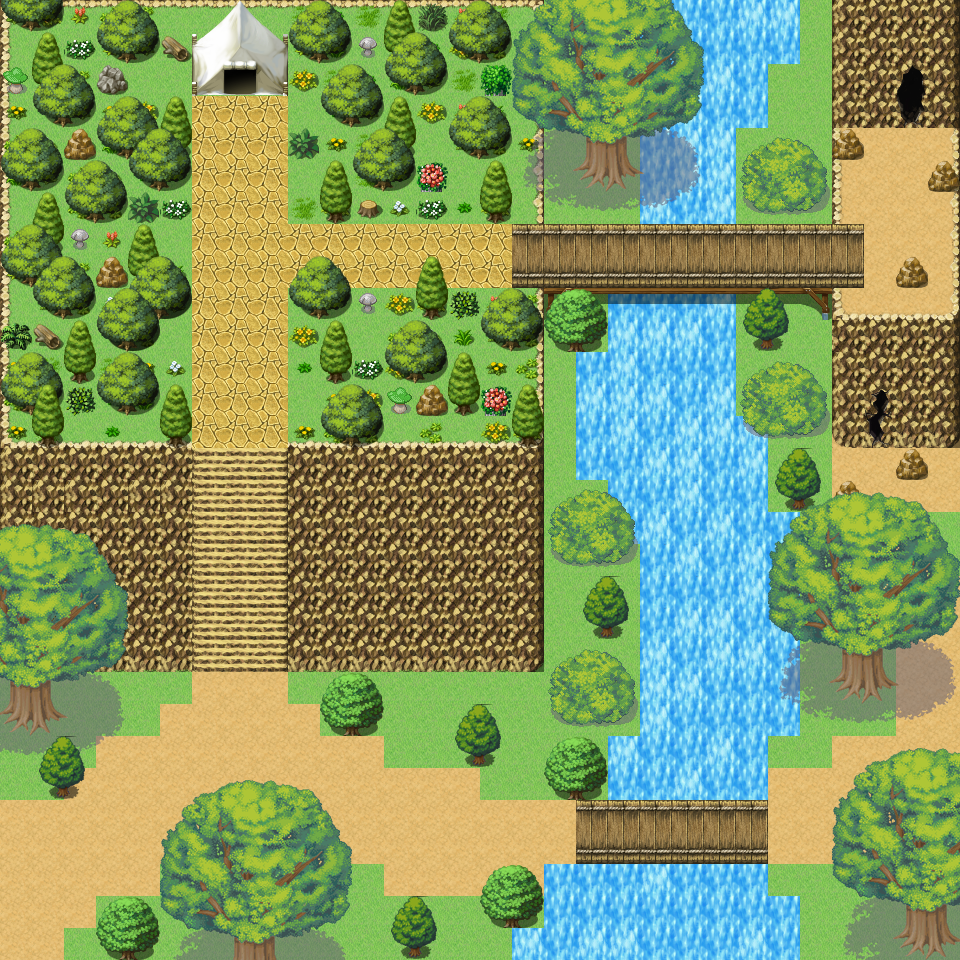

This is a level from a 2D game, rendered from its Tiled map with the project's own tilesets. A one-line summary and the map file follow, with tile-layer data summarised:
An orthogonal 30x30 tile map with 32x32 px tiles, 7 tile layers (Grass - Bottom Layer, Water, Terrain, Objects, ...), 6 tilesets.

<map version="1.0" orientation="orthogonal" renderorder="right-down" width="30" height="30" tilewidth="32" tileheight="32" nextobjectid="5">
 <tileset firstgid="1" name="Outdoor" tilewidth="32" tileheight="32" tilecount="240" columns="16">
  <image source="Tiles/VX/Outside_A4.png" width="512" height="480" />
 </tileset>
 <tileset firstgid="241" name="Outside_A5" tilewidth="32" tileheight="32" tilecount="128" columns="8">
  <image source="Tiles/VX/Outside_A5.png" width="256" height="512" />
 </tileset>
 <tileset firstgid="369" name="Outside_B" tilewidth="32" tileheight="32" tilecount="256" columns="16">
  <image source="Tiles/VX/Outside_B.png" width="512" height="512" />
 </tileset>
 <tileset firstgid="625" name="treecomp" tilewidth="32" tileheight="32" tilecount="256" columns="16">
  <image source="Tiles/[XP &amp; VX ACE] Tiles/treecomp.png" width="512" height="512" />
 </tileset>
 <tileset firstgid="881" name="tilee (1)" tilewidth="32" tileheight="32" tilecount="256" columns="16">
  <image source="Tiles/[XP &amp; VX ACE] Tiles/tilee (1).png" width="512" height="512" />
 </tileset>
 <tileset firstgid="1137" name="treevxassortment2_zps4758490e" tilewidth="32" tileheight="32" tilecount="270" columns="15">
  <image source="Tiles/[XP &amp; VX ACE] Tiles/treevxassortment2_zps4758490e.png" width="485" height="600" />
 </tileset>
 <layer name="Grass - Bottom Layer" width="30" height="30">
  <data>[900 cells, 900 non-empty, 1 distinct tile ids]</data>
 </layer>
 <layer name="Water" width="30" height="30">
  <data>[900 cells, 152 non-empty, 2 distinct tile ids]</data>
 </layer>
 <layer name="Terrain" width="30" height="30">
  <data>[900 cells, 734 non-empty, 30 distinct tile ids]</data>
 </layer>
 <layer name="Objects" width="30" height="30">
  <data>[900 cells, 646 non-empty, 42 distinct tile ids]</data>
 </layer>
 <objectgroup color="#ff0000" name="Player" />
 <layer name="Trees 3" width="30" height="30">
  <data>[900 cells, 883 non-empty, 7 distinct tile ids]</data>
 </layer>
 <layer name="Trees 2" width="30" height="30">
  <data>[900 cells, 840 non-empty, 17 distinct tile ids]</data>
 </layer>
 <layer name="Trees 1" width="30" height="30">
  <data>[900 cells, 798 non-empty, 71 distinct tile ids]</data>
 </layer>
</map>
